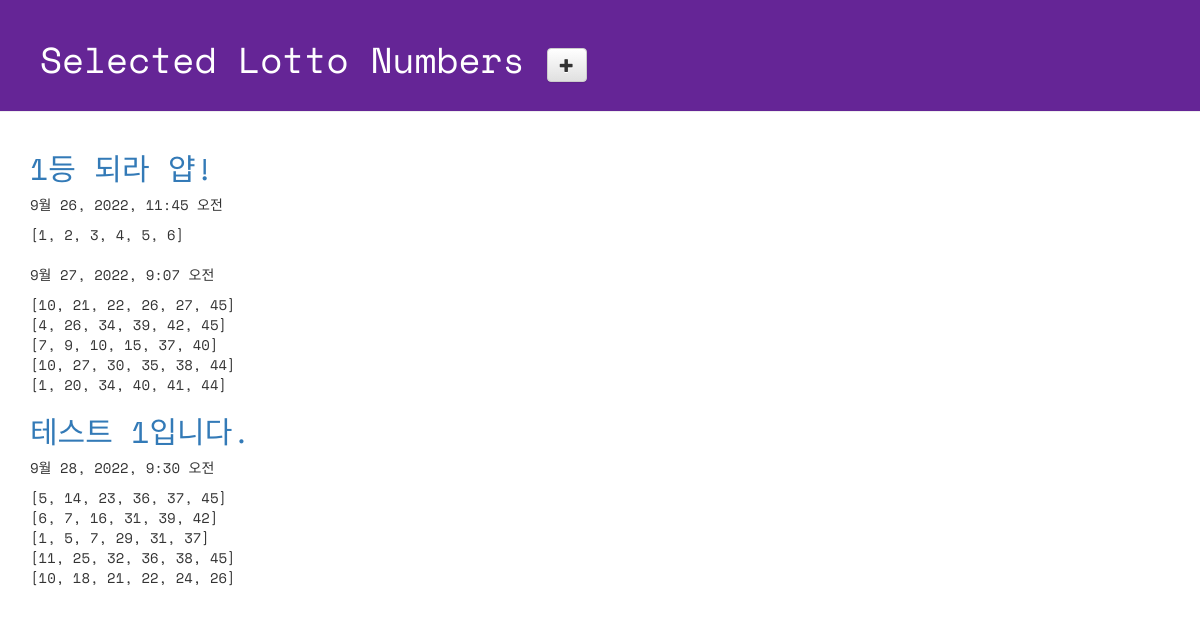
Page /lotto/ on the committed database.
### lotto/models.py (models this page shows, shortened)
class GuessNumbers(models.Model):
    name = models.CharField(max_length=24) # 로또 번호 리스트의 이름
    text = models.CharField(max_length=255) # 로또 번호 리스트에 대한 설명
    lottos = models.CharField(max_length=255, default='[1, 2, 3, 4, 5, 6]') # 로또 번호들이 담길 str
    num_lotto = models.IntegerField(default=5) # 6개 번호 set의 갯수
    update_date = models.DateTimeField()

### lotto/views.py (the view)
# urls.py: path('lotto/', views.index, name='index'),
def index(request):
    lottos = GuessNumbers.objects.all()
    return render(request, 'lotto/default.html', {'lottos':lottos}) # context-dict

### lotto/templates/lotto/default.html (shortened to what this page needs)
<!DOCTYPE html>
{% load static %}
<html lang="ko">
<head>
  <link rel="stylesheet" href="//maxcdn.bootstrapcdn.com/bootstrap/3.2.0/css/bootstrap.min.css">
  <link rel="stylesheet" href="//maxcdn.bootstrapcdn.com/bootstrap/3.2.0/css/bootstrap-theme.min.css">
  <link rel='stylesheet' href="{% static 'css/lotto.css' %}">
</head>
<body>
  <div class="page-header">
    <h1>
      Selected Lotto Numbers
      <a href="{% url 'new_lotto' %}">
        <span class="glyphicon glyphicon-plus btn btn-default"></span>
      </a>
    </h1>
  </div>
  <div class="container lotto">
    {% for lotto in lottos %}
      <h2><a href="{% url 'detail' lottokey=lotto.id %}">{{ lotto.text }}</a></h2>
      <p>{{ lotto.update_date }}</p>
      <p>{{ lotto.lottos | linebreaksbr }}</p>
    {% endfor %}
  </div>
</body>
</html>

### lotto/static/css/lotto.css (style rules this page uses)
.page-header { background-color: #652596; margin-top: 0; padding: 20px 20px 20px 40px; font-family: 'Space Mono', monospace; }
.page-header h1 { color: #FFFFFF; }
.container { font-family: 'Space Mono', monospace; }
.container h2 { color: #b9f442; }

### rows in the picture
GuessNumbers: text "1등 되라 얍!", update_date "9월 26, 2022, 11:45 오전", lottos "[1, 2, 3, 4, 5, 6]"
GuessNumbers: update_date "9월 27, 2022, 9:07 오전", lottos "[10, 21, 22, 26, 27, 45] [4, 26, 34, 39, 42, 45] [7, 9, 10, 15, 37, 40] [10, 27, 30, 35, 38, 44] [1, 20, 34, 40, 41, 44]"
GuessNumbers: text "테스트 1입니다.", update_date "9월 28, 2022, 9:30 오전", lottos "[5, 14, 23, 36, 37, 45] [6, 7, 16, 31, 39, 42] [1, 5, 7, 29, 31, 37] [11, 25, 32, 36, 38, 45] [10, 18, 21, 22, 24, 26]"
